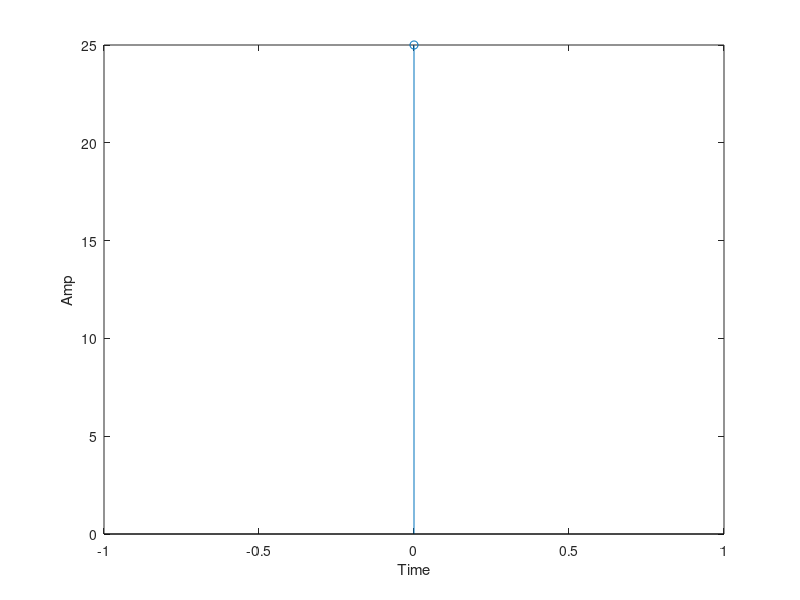

This figure's MATLAB source:
a = input('Type first sequence: ');
b = input('Type second sequence: ');

c = conv(a,b);
M = length(c) - 1;
n = 0:1:M;
disp('output seq is: ');
disp(c);
stem(n,c);
xlabel('Time');
ylabel('Amp');